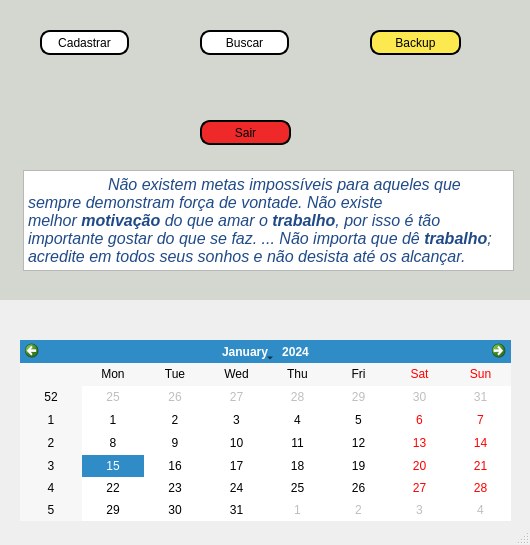
<?xml version="1.0" encoding="UTF-8"?>
<ui version="4.0">
 <class>MainWindow</class>
 <widget class="QMainWindow" name="MainWindow">
  <property name="geometry">
   <rect>
    <x>0</x>
    <y>0</y>
    <width>530</width>
    <height>545</height>
   </rect>
  </property>
  <property name="windowTitle">
   <string>MainWindow</string>
  </property>
  <widget class="QWidget" name="centralwidget">
   <widget class="QLabel" name="label">
    <property name="geometry">
     <rect>
      <x>-10</x>
      <y>-1</y>
      <width>591</width>
      <height>301</height>
     </rect>
    </property>
    <property name="styleSheet">
     <string notr="true">background-color: rgb(211, 215, 207);
border-right-color: rgb(0, 0, 0);
border-color: rgb(0, 0, 0);</string>
    </property>
    <property name="text">
     <string/>
    </property>
   </widget>
   <widget class="QPushButton" name="cpedido">
    <property name="geometry">
     <rect>
      <x>40</x>
      <y>30</y>
      <width>89</width>
      <height>25</height>
     </rect>
    </property>
    <property name="styleSheet">
     <string notr="true">color: rgb(0, 0, 0);
background-color: rgb(255, 255, 255);
border-radius: 10px;
border-style: outset;
border-width: 2px;</string>
    </property>
    <property name="text">
     <string>Cadastrar</string>
    </property>
   </widget>
   <widget class="QPushButton" name="bpedidos">
    <property name="geometry">
     <rect>
      <x>200</x>
      <y>30</y>
      <width>89</width>
      <height>25</height>
     </rect>
    </property>
    <property name="styleSheet">
     <string notr="true">color: rgb(0, 0, 0);
background-color: rgb(255, 255, 255);
border-radius: 10px;
border-style: outset;
border-width: 2px;</string>
    </property>
    <property name="text">
     <string>Buscar</string>
    </property>
   </widget>
   <widget class="QPushButton" name="pushButton">
    <property name="geometry">
     <rect>
      <x>200</x>
      <y>120</y>
      <width>91</width>
      <height>25</height>
     </rect>
    </property>
    <property name="styleSheet">
     <string notr="true">background-color: rgb(239, 41, 41);
selection-color: rgb(255, 255, 255);
border-bottom-color: rgb(0, 0, 0);
border-right-color: rgb(0, 0, 0);
border-radius: 10px;
border-style: outset;
border-width: 2px;</string>
    </property>
    <property name="text">
     <string>Sair</string>
    </property>
   </widget>
   <widget class="QCalendarWidget" name="calendarWidget">
    <property name="geometry">
     <rect>
      <x>20</x>
      <y>340</y>
      <width>491</width>
      <height>181</height>
     </rect>
    </property>
   </widget>
   <widget class="QTextEdit" name="textEdit">
    <property name="geometry">
     <rect>
      <x>23</x>
      <y>170</y>
      <width>491</width>
      <height>101</height>
     </rect>
    </property>
    <property name="html">
     <string>&lt;!DOCTYPE HTML PUBLIC &quot;-//W3C//DTD HTML 4.0//EN&quot; &quot;http://www.w3.org/TR/REC-html40/strict.dtd&quot;&gt;
&lt;html&gt;&lt;head&gt;&lt;meta name=&quot;qrichtext&quot; content=&quot;1&quot; /&gt;&lt;style type=&quot;text/css&quot;&gt;
p, li { white-space: pre-wrap; }
&lt;/style&gt;&lt;/head&gt;&lt;body style=&quot; font-family:'Ubuntu'; font-size:11pt; font-weight:400; font-style:normal;&quot;&gt;
&lt;p style=&quot; margin-top:0px; margin-bottom:0px; margin-left:0px; margin-right:0px; -qt-block-indent:0; text-indent:0px;&quot;&gt;&lt;span style=&quot; font-family:'arial,sans-serif'; font-size:16px; font-style:italic; color:#204a87; background-color:#ffffff;&quot;&gt;	Não existem metas impossíveis para aqueles que sempre demonstram força de vontade. Não existe melhor &lt;/span&gt;&lt;span style=&quot; font-family:'arial,sans-serif'; font-size:16px; font-weight:600; font-style:italic; color:#204a87; background-color:#ffffff;&quot;&gt;motivação&lt;/span&gt;&lt;span style=&quot; font-family:'arial,sans-serif'; font-size:16px; font-style:italic; color:#204a87; background-color:#ffffff;&quot;&gt; do que amar o &lt;/span&gt;&lt;span style=&quot; font-family:'arial,sans-serif'; font-size:16px; font-weight:600; font-style:italic; color:#204a87; background-color:#ffffff;&quot;&gt;trabalho&lt;/span&gt;&lt;span style=&quot; font-family:'arial,sans-serif'; font-size:16px; font-style:italic; color:#204a87; background-color:#ffffff;&quot;&gt;, por isso é tão importante gostar do que se faz. ... Não importa que dê &lt;/span&gt;&lt;span style=&quot; font-family:'arial,sans-serif'; font-size:16px; font-weight:600; font-style:italic; color:#204a87; background-color:#ffffff;&quot;&gt;trabalho&lt;/span&gt;&lt;span style=&quot; font-family:'arial,sans-serif'; font-size:16px; font-style:italic; color:#204a87; background-color:#ffffff;&quot;&gt;; acredite em todos seus sonhos e não desista até os alcançar.&lt;/span&gt;&lt;/p&gt;&lt;/body&gt;&lt;/html&gt;</string>
    </property>
   </widget>
   <widget class="QPushButton" name="backup">
    <property name="geometry">
     <rect>
      <x>370</x>
      <y>30</y>
      <width>91</width>
      <height>25</height>
     </rect>
    </property>
    <property name="styleSheet">
     <string notr="true">background-color: rgb(252, 233, 79);
border-bottom-color: rgb(0, 0, 0);
border-right-color: rgb(0, 0, 0);
selection-color: rgb(255, 255, 255);
border-radius: 10px;
border-style: outset;
border-width: 2px;</string>
    </property>
    <property name="text">
     <string>Backup</string>
    </property>
   </widget>
  </widget>
  <widget class="QStatusBar" name="statusbar"/>
  <action name="actionCadastrar">
   <property name="icon">
    <iconset>
     <normaloff>:/telapri/icones/png-transparent-computer-icons-user-icon-design-patient-miscellaneous-balance-symbol.png</normaloff>:/telapri/icones/png-transparent-computer-icons-user-icon-design-patient-miscellaneous-balance-symbol.png</iconset>
   </property>
   <property name="text">
    <string>Cadastrar</string>
   </property>
   <property name="toolTip">
    <string>Cadastrar pedidos</string>
   </property>
  </action>
  <action name="actionEditar">
   <property name="icon">
    <iconset>
     <normaloff>:/telapri/icones/kisspng-computer-icons-scalable-vector-graphics-apple-icon-edit-png-icon-blue-pencil-5ab065d3a79673.8929716715215098436865.jpg</normaloff>:/telapri/icones/kisspng-computer-icons-scalable-vector-graphics-apple-icon-edit-png-icon-blue-pencil-5ab065d3a79673.8929716715215098436865.jpg</iconset>
   </property>
   <property name="text">
    <string>Editar</string>
   </property>
   <property name="toolTip">
    <string>Editar pedido</string>
   </property>
  </action>
  <action name="actionprocurar">
   <property name="icon">
    <iconset>
     <normaloff>:/telapri/icones/png-clipart-computer-icons-google-search-icon-design-magnifying-glass-cartoon-logo-android.png</normaloff>:/telapri/icones/png-clipart-computer-icons-google-search-icon-design-magnifying-glass-cartoon-logo-android.png</iconset>
   </property>
   <property name="text">
    <string>Procurar</string>
   </property>
   <property name="toolTip">
    <string>Procurar pedido</string>
   </property>
  </action>
  <action name="actionExcluir">
   <property name="icon">
    <iconset>
     <normaloff>:/telapri/icones/png-clipart-computer-icons-encapsulated-postscript-delete-button-miscellaneous-text.png</normaloff>:/telapri/icones/png-clipart-computer-icons-encapsulated-postscript-delete-button-miscellaneous-text.png</iconset>
   </property>
   <property name="text">
    <string>Excluir</string>
   </property>
   <property name="toolTip">
    <string>Excluir pedido</string>
   </property>
  </action>
  <action name="actionReflash">
   <property name="icon">
    <iconset>
     <normaloff>:/telapri/icones/images.jpeg</normaloff>:/telapri/icones/images.jpeg</iconset>
   </property>
   <property name="text">
    <string>Reflash</string>
   </property>
   <property name="toolTip">
    <string>Atualizar</string>
   </property>
   <property name="shortcut">
    <string>F5</string>
   </property>
  </action>
 </widget>
 <resources>
  <include location="telapri.qrc"/>
 </resources>
 <connections/>
</ui>
